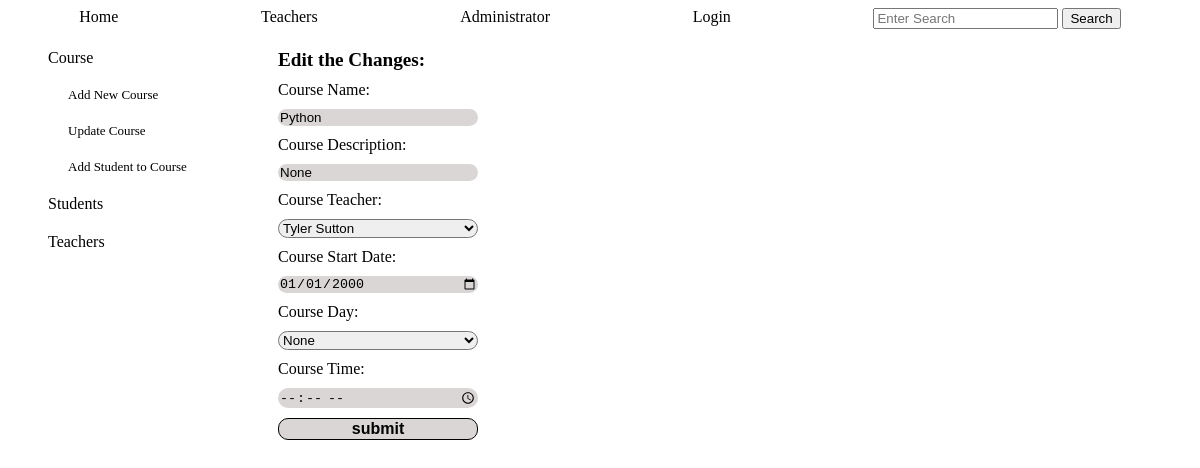
Page /chosen_course/1 on the earlier database version.
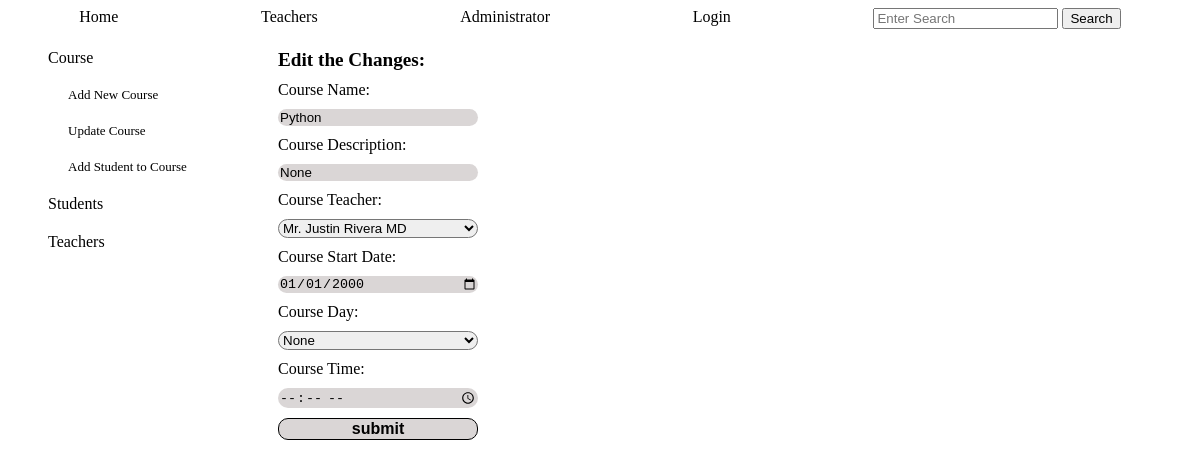
Same page on the later database version.
### tables this page shows
CREATE TABLE teachers (
        id INTEGER PRIMARY KEY,
        name TEXT NOT NULL,
        email TEXT NOT NULL UNIQUE,
        phone TEXT
        );

### app.py (the view)
@app.route('/chosen_course/<course_id>', methods=['GET', 'POST'])
def chosen_course_update(course_id):
    form2=['create']
    chosen_course={}
    chosen_course['title_chosen']='Edit the Changes:'
    course=crud.read_if('*',"courses","id", course_id)
    course_info=create_courses_objects(course)
    for c in course_info:
        c.start=crud.read_if('start',"courses","id", course_id)[0]
    chosen_course['course_info']=course_info
    chosen_course['teachers']=create_teachers_objects(crud.read_all('teachers'))
    teacher_info=[]
    for course in course_info:
        for teacher in create_teachers_objects(crud.read_all('teachers')):
            if course.teacher_id==str(teacher.tid):
                teacher_info.append(teacher.tid)
                teacher_info.append(teacher.name)
    if request.method=='POST':
        name=request.form['name'].title()
        description=request.form['description']
        teacher_id=request.form['teacher_id']
        start=request.form['start']
        day=request.form['day']
        time=request.form['time']
        crud.update_if('courses', 'name, description, teacher_id, start, day, time', f"'{name}', '{description}', '{teacher_id}', '{start}', '{day}', '{time}'",'id', course_id)
        return redirect(url_for('admin_courses'))
    else:
        return render_template('update_courses.html', form='', form2=form2 ,chosen_course=chosen_course, teacher_info=teacher_info)

### crud.py (called while the page is built)
def read_all(table):
    return query(f"SELECT * FROM {table}")

def read_if(column, table, value, condition):
    return query(f"SELECT {column} FROM {table} WHERE {value}='{condition}'")

### functions.py (called while the page is built)
def create_courses_objects(courses: list):
    courses_objects=[classes.Course(course[0], course[1], course[2], course[3], course[4], course[5], course[6] ) for course in courses]
    for c in courses_objects:
        c.start=f'{c.start[8:]}-{c.start[5:7]}-{c.start[0:4]}'
    return courses_objects

def create_teachers_objects(teachers: list):
    teachers_objects=[classes.Teacher(teacher[0], teacher[1], teacher[2], teacher[3]) for teacher in teachers]
    return teachers_objects

### setup_db.py (called while the page is built)
def query(sql):
    with sqlite3.connect('students.db') as conn:
        cur=conn.cursor()
        cur.execute(sql)
        return cur.fetchall()

### templates/update_courses.html (shortened to what this page needs)
{% include "admin_nav_courses.html" %}
    <div class="courses_update">
        <div class="main_chosen_course">
            <div class="title_chosen_course">{{chosen_course.title_chosen}}</div>
            <form class="info_chosen_course" action="" method="POST">
                {% for course in chosen_course.course_info %}
                Course Name: <input type="text" name="name" value="{{course.name}}" >
                Course Description: <input type="text" name="description" value="{{course.description}}">
                Course Teacher:
                {% endfor %}
                {% for f in form2 %}
                    <select name="teacher_id" id="">
                        <option value="{{teacher_info[0]}}">{{teacher_info[1]}}</option>
                    </select>
                {% endfor %}
                    {% for course in chosen_course.course_info %}
                    Course Start Date: <input type="date" name="start" value="{{course.start[0]}}" >
                    Course Day: <select name="day" id="">
                    <option value="{{course.day}}">{{course.day}}</option>
                    </select>
                    Course Time: <input type="time" name="time" value="{{course.time}}">
                <input id="submit" type="submit" value="submit">
                {% endfor %}
            </form>
        </div>
    </div>
</div>

Differences in the rows shown:
no longer on this page (row edited): teachers: teacher_id "Tyler Sutton"
now on this page (row edited): teachers: teacher_id "Mr. Justin Rivera MD"
